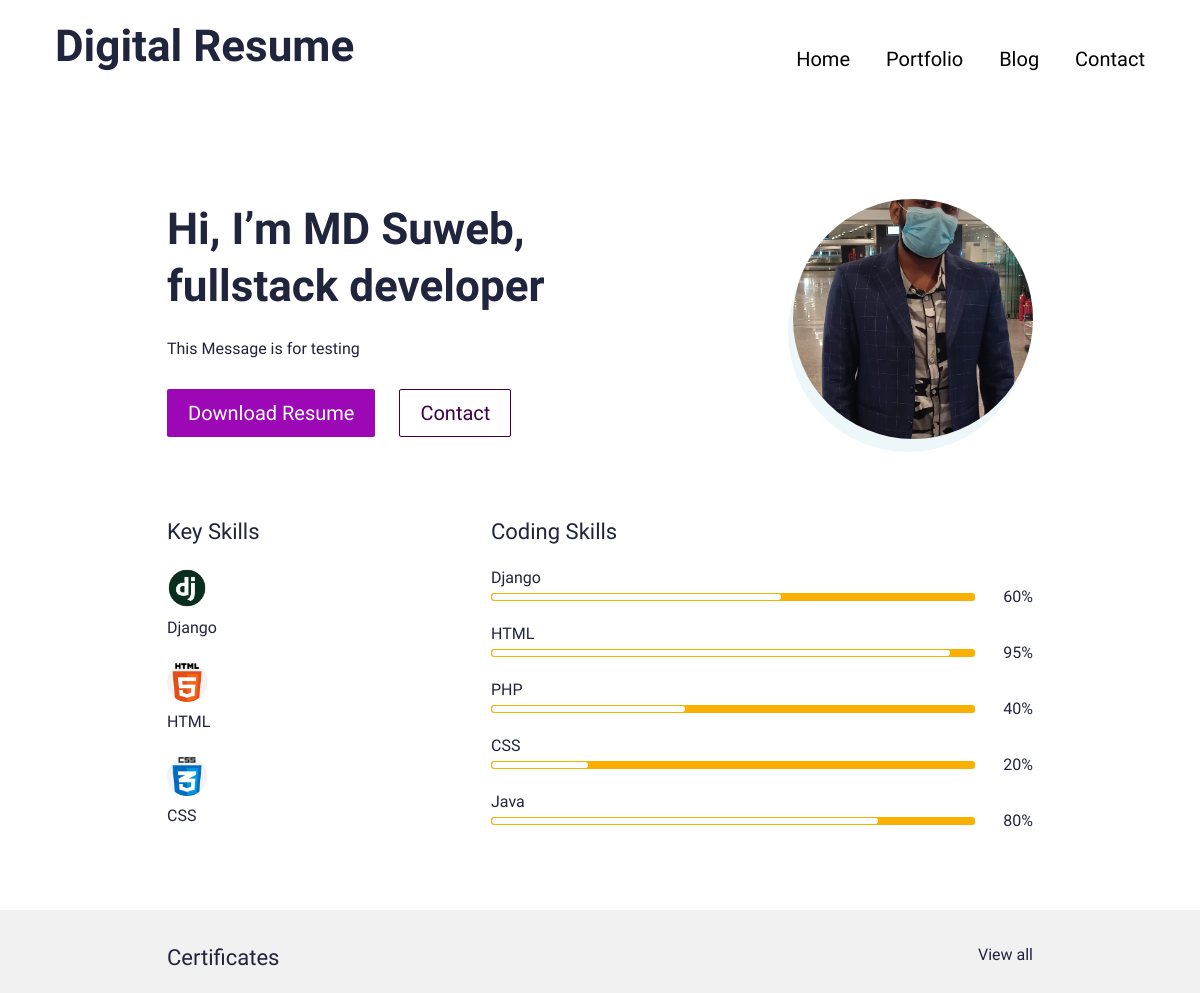
The app's page / (upper part), older data.
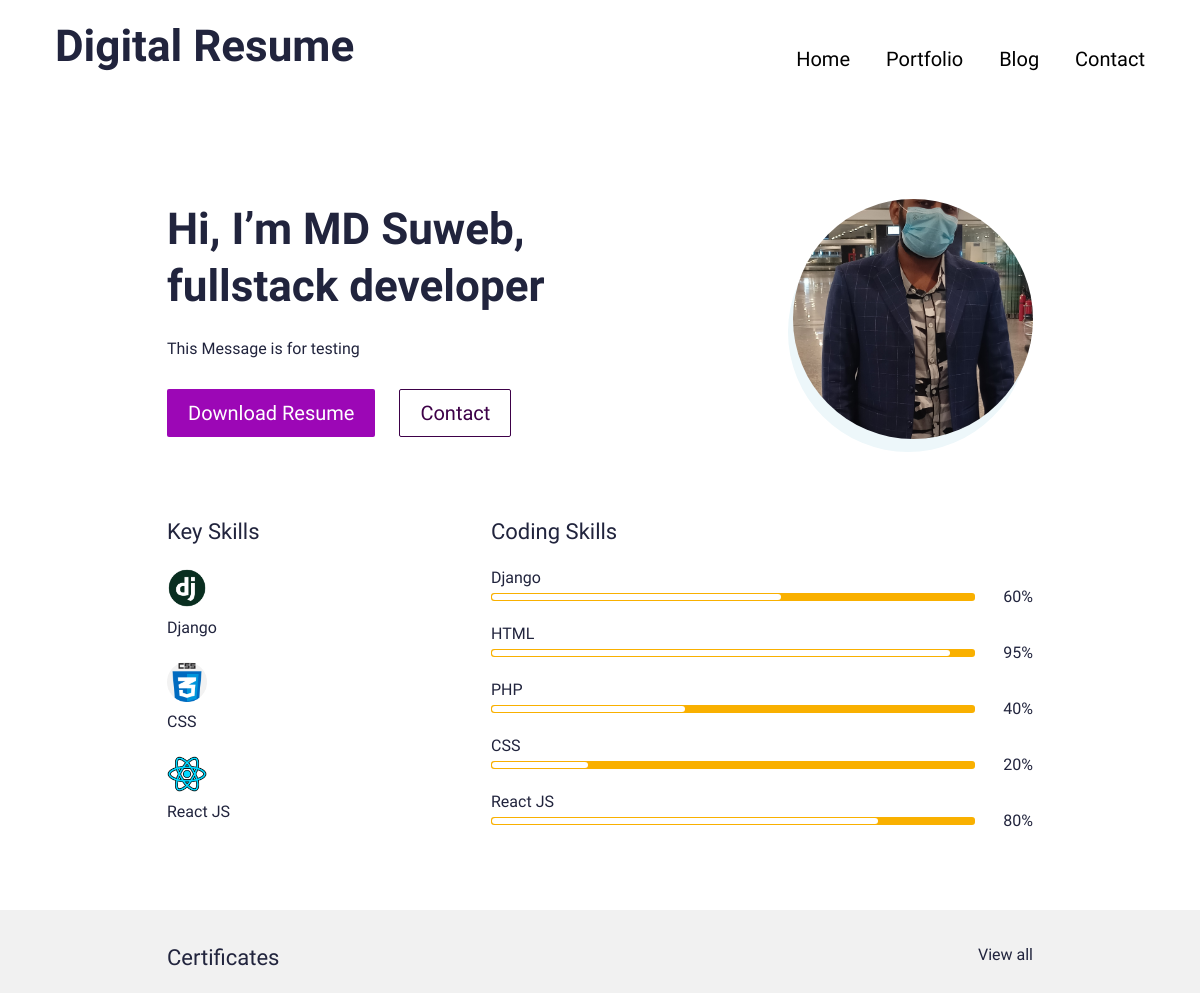
The same page, newer data.
### main/models.py (models this page shows, shortened)
class Skill(models.Model):
    class Meta:
        verbose_name_plural = 'Skills'
        verbose_name = 'Skill'
    name = models.CharField(max_length=20, blank=True, null=True)
    score = models.IntegerField(default=80, blank=True, null=True)
    image = models.FileField(blank=True, null=True, upload_to="skills")
    is_key_skill = models.BooleanField(default=False)

### main/views.py (the view)
# urls.py: path('', views.IndexView.as_view(), name="home"),
class IndexView(generic.TemplateView):
	template_name = "main/index.html"
	def get_context_data(self, **kwargs):
		context = super().get_context_data(**kwargs)
		testimonials = Testimonial.objects.filter(is_active=True)
		certificates = Certificate.objects.filter(is_active=True)
		blogs = Blog.objects.filter(is_active=True)
		portfolio = Portfolio.objects.filter(is_active=True)
		context["testimonials"] = testimonials
		context["certificates"] = certificates
		context["blogs"] = blogs
		context["portfolio"] = portfolio
		return context

### resume/context_processors.py (called while the page is built)
def project_context(request):
	context = {
		'me': User.objects.first(),
	}
	return context

### templates/main/index.html (shortened to what this page needs)
{% extends 'main/base.html'%}
{% load static %}
{% block content %}
<section>
  <div class="bannerSection">
    <div class="container">
      <div class="row g-4 g-md-3  align-items-center">
        <div class="col-md-auto order-md-last">
          <div class="bannerUserImg">
            <img src="{{me.userprofile.avatar.url}}" alt="...">
          </div>
        </div>
        <div class="col-md">
          <div class="bannerContent">
            <h1 class="xlTitle pb-3">Hi, I’m {{me.first_name}}, <br> {{me.userprofile.title}}</h1>
            <p>{{me.userprofile.bio}}</p>
            <div class="bannerBtnCol">
              <div class="row">
                <div class="col-auto">
                  <a download href="{{me.userprofile.cv.url}}" class="btn btnPrimary">Download Resume</a>
                </div>
                <div class="col-auto">
                  <a href="{% url 'main:contact' %}" class="btn btnOutline">Contact</a>
                </div>
              </div>
            </div>
          </div>
        </div>
      </div>
    </div>
  </div>
</section>
<section>
  <div class="sectionSpace pt-0">
    <div class="container">
      <div class="row">
        <div class="col-md-auto">
          <div class="keySkillCol">
            <h4 class="smTitle pb-3">Key Skills</h4>
            {% for skill in me.userprofile.skills.all %}
            {% if skill.is_key_skill %}
            <div class="keySkillCard">
              <div class="ksIconCol">
                <img src="{{skill.image.url}}" alt="..." style="width: 40px;">
              </div>
              <span class="ksText">{{skill.name}}</span>
            </div>
            {% endif %}
            {% endfor %}
          </div>
        </div>
        <div class="col-md">
          <h4 class="smTitle pb-3">Coding Skills</h4>
          <div class="progressCol">
            <div class="progressCard">
              {% for skill in me.userprofile.skills.all %}
              <div class="progressCol">
                <span class="progressLbl">{{skill.name}}</span>
                <div class="row g-2 align-items-center">
                  <div class="col">
                    <div class="progress progressStyle">
                      <div class="progress-bar" role="progressbar" style="width: {{skill.score}}%"
                        aria-valuenow="{{skill.score}}" aria-valuemin="0" aria-valuemax="100"></div>
                    </div>
                  </div>
                  <div class="col-auto">
                    <span class="pLbl">{{skill.score}}%</span>
                  </div>
                </div>
              </div>
              {% endfor %}
            </div>
          </div>
        </div>
      </div>
    </div>
  </div>
</section>
<section>
  <div class="sectionSpaceSm lightBg">
    <div class="container">
      <div class="row pb-3">
        <div class="col">
          <h4 class="smText regular">Certificates</h4>
        </div>
        <div class="col-auto">
          <a href="javascript:void(0)" class="simpleLink">View all</a>
        </div>
      </div>
    </div>
  </div>
</section>
{% endblock %}

Row changes from the older to the newer data that the page shows:
no longer on one of the page's lists (row edited): Skill: name "HTML"
now on one of the page's lists (row edited): Skill: name "React JS"
changed Skill: name "Java" → "React JS"
